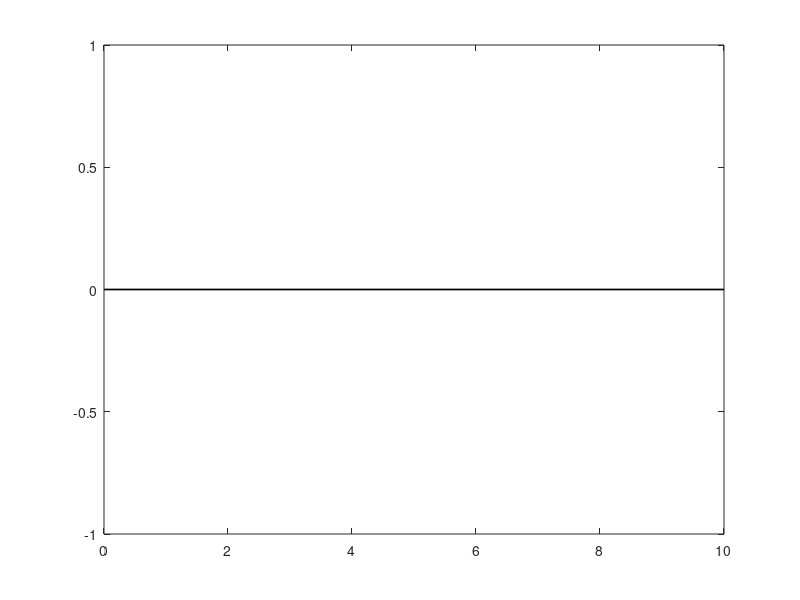

Write MATLAB code to recreate this figure. (Note: this script raises an error after producing the figure.)
%forward kinematics of 2R robotic arm with animation
%clearing the workspace, closing all and clearing the command window
% clear all
% close all
% clc

%Inputs 
%Length of the First Link (m)
l1 = 2;
%Length of the Second Link (m) 
l2 = 2;
%Length of the Third Link (m) 
l3 = 0.5;
%Fixed Position of the First link 
x0 = 0;  %{x axis coordinate}
y0 = 0;  %{y axis coordinate}

% Angle swept by the links 
% theta1 =linspace(60,60,6);  %{first link}
% theta2 =linspace(-120,-120,10);  %{Second link}
% theta3 =linspace(-90,-90,10);  %{Third link} The more minus,the more backwards it goes
theta1 =[60,60,60,60,60,60,60,60,60,60,60,60,60,55,50,45,40,35];  %{first link}
theta2 = [-120,-110,-100,-90,-80,-70,-70,-70,-70,-70,-70,-70,-70,-70,-70,-70,-70,-70];  %{Second link}
theta3 =[-90,-90,-90,-90,-90,-90,-100,-110,-100,-90,-80,-70,-80,-90,-90,-90,-90,-90];  %{Third link} The more minus,the more backwards it goes

% PP1x = zeros(17,1);
% PP1y = PP1x;
% PP2x = PP1x;
% PP2y = PP1x;
% PP3x = PP1x;
% PP3y = PP1x;


ct =1;  %{Counter number}
 plot([0 10], [0 0],'-k','linewidth',1);
 hold on
 k=1;
while k<=2
    
for i=1:length(theta3)
    plot([0 10], [0 0],'-k','linewidth',1);
    hold on
    plot(PP1x, (PP1y+.5), '--g')
    plot(PP2x, (PP2y+.5), '--m')
    plot(PP3x, (PP3y+.5), '.c')
    THETA1 = theta1(i);        %{indexing each angle of first link} 
        THETA2 = theta2(i);       %{indexing each angle of Second link}
        THETA3 = theta3(i);     %{indexing each angle of Third link}
        x1 = x0+l1*cosd(THETA1);     %{Second link x-coordinate node1} 
        y1 = y0+l1*sind(THETA1);     %{Second link y-coordinate node1}  
        x2 = x0+x1+l2*cosd(THETA2+THETA1); %{Second link x-coordinate node2}  
        y2 = y0+y1+l2*sind(THETA2+THETA1); %{Second link y-coordinate node2}  
        x3 = x2 + l3*cosd(THETA3); %{Third link x-coordinate node2} 
        y3 = y2 + l3*sind(THETA3); %{Third link y-coordinate node2} 
        
        PP1x(i) = x1;
        PP1y(i) = y1;
        PP2x(i) = x2;
        PP2y(i) = y2;
        PP3x(i) = x3;
        PP3y(i) = y3;

%Plotting
plot([x0 x1],[0.5, y1+.5],'-r',[x1 x2],[y1+0.5 y2+.5],'-b', [x2 x3], [y2+.5 y3+0.5],'-or','linewidth',3);
hold off

axis([-0.1 5 -1 5]); %{Axis Range}
xlabel('Window Surface, x-coordinate [m]')
ylabel('Normal to Window Plane, y-coordinate [m]')
pause(0.02);            %{to pause the program for n seconds}
M(ct)= getframe(gcf);  %{collect different frames of figures} 
ct =ct+1;              %{Increment Counter} 

end
k=k+1;
end


movie(M,1,15) %{Making movie of collected frame} 
%{Assigning the videoname and type}
videofile = VideoWriter('Forward_Kinematics3.avi','Uncompressed AVI');
%{to open the file}
open(videofile)   
%{assigning the different frames to videofile} 
writeVideo(videofile,M) 
close(videofile) %{To close the file}
